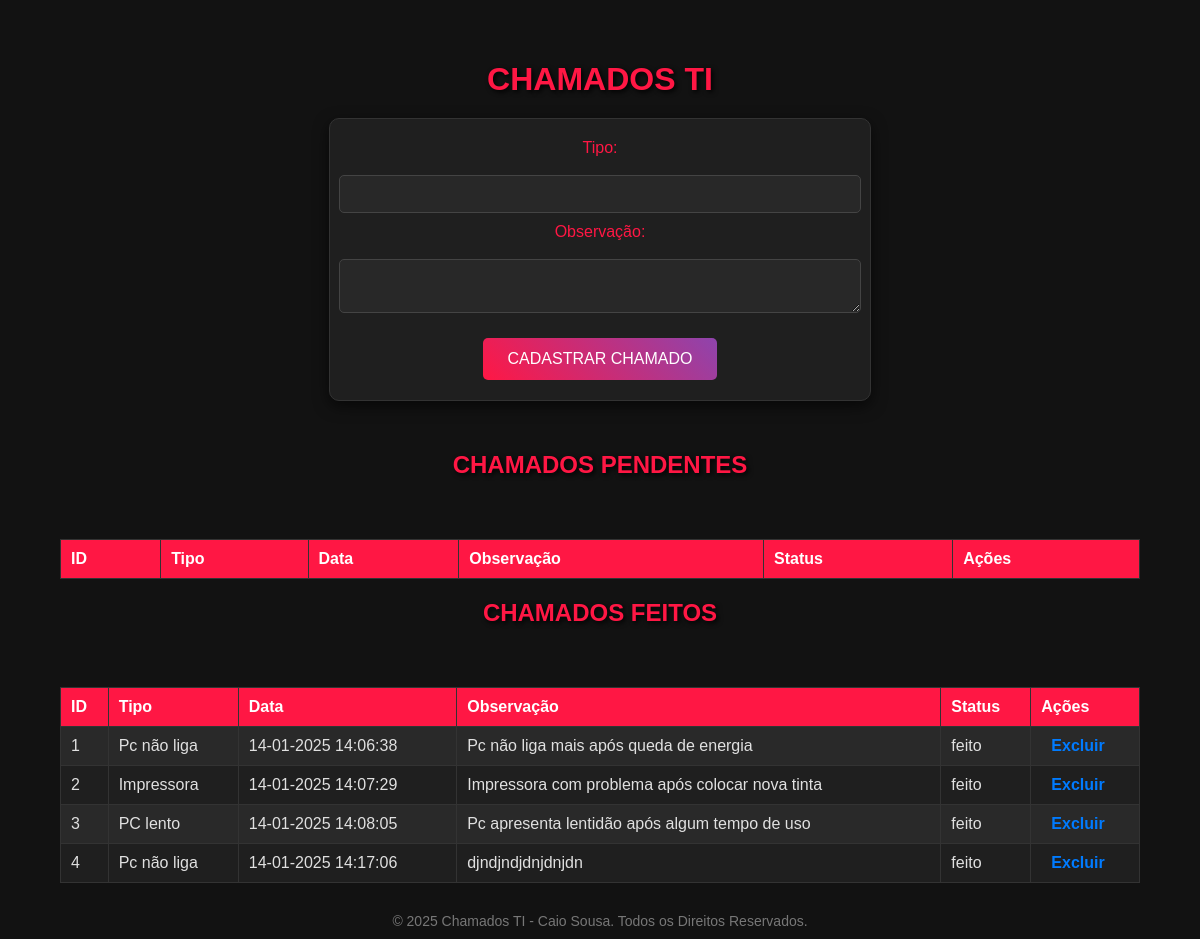
/chamados, run on the app's committed database.
### tables this page shows
CREATE TABLE chamados (
            id INTEGER PRIMARY KEY AUTOINCREMENT,
            tipo TEXT NOT NULL,
            data DATETIME NOT NULL,
            observacao TEXT NOT NULL,
            status TEXT NOT NULL DEFAULT 'pendente'
        );

### app.py (the view)
@app.route('/chamados')
def listar_chamados():
    conn = conectar_banco()
    cursor = conn.cursor()
    cursor.execute("SELECT * FROM chamados WHERE status = 'pendente'")
    chamados_pendentes = cursor.fetchall()
    cursor.execute("SELECT * FROM chamados WHERE status = 'feito'")
    chamados_feitos = cursor.fetchall()
    conn.close()
    return render_template('index.html', chamados_pendentes=chamados_pendentes, chamados_feitos=chamados_feitos)

### app.py (called while the page is built)
def conectar_banco():
    conn = sqlite3.connect('chamados.db')
    return conn

### templates/index.html (shortened to what this page needs)
<!DOCTYPE html>
<html lang="pt-br">
<head>
    <link rel="stylesheet" href="{{ url_for('static', filename='css/style.css') }}">
</head>
<body>
    <h1>Chamados TI</h1>
    <form action="/cadastrar" method="POST">
        <label for="tipo">Tipo:</label>
        <input type="text" id="tipo" name="tipo" required>
        <label for="observacao">Observação:</label>
        <textarea id="observacao" name="observacao"></textarea>
        <button type="submit">Cadastrar Chamado</button>
    </form>
    <h2>Chamados Pendentes</h2>
    <table>
        <tr>
            <th>ID</th>
            <th>Tipo</th>
            <th>Data</th>
            <th>Observação</th>
            <th>Status</th>
            <th>Ações</th>
        </tr>
    </table>
    <h2>Chamados Feitos</h2>
    <table>
        <tr>
            <th>ID</th>
            <th>Tipo</th>
            <th>Data</th>
            <th>Observação</th>
            <th>Status</th>
            <th>Ações</th>
        </tr>
        {% for chamado in chamados_feitos %}
        <tr>
            <td>{{ chamado[0] }}</td>
            <td>{{ chamado[1] }}</td>
            <td>{{ chamado[2] }}</td>
            <td>{{ chamado[3] }}</td>
            <td>{{ chamado[4] }}</td>
            <td>
                <a href="{{ url_for('excluir_chamado', chamado_id=chamado[0]) }}">Excluir</a>
            </td>
        </tr>
        {% endfor %}
    </table>
    <footer>
        <p>© 2025 Chamados TI - Caio Sousa. Todos os Direitos Reservados.</p>
    </footer>
</body>
</html>

### static/css/style.css (style rules this page uses)
body { font-family: 'RocknRoll One', sans-serif; background: #121212; color: #e0e0e0; margin: 0; padding: 0; display: flex; flex-direction: column; align-items: center; justify-content: flex-start; min-height: 100vh; background-image: url('https://www.toptal.com/designers/subtlepatterns/patterns/dark_metal.png'); background-size: cover; padding-top: 40px; }
h1, h2 { color: #ff1744; text-transform: uppercase; text-shadow: 2px 2px 5px black; margin-bottom: 20px; text-align: center; }
form { background: #1f1f1f; border: 1px solid #333; border-radius: 10px; padding: 20px; width: 80%; max-width: 500px; box-shadow: 0 5px 15px rgba(0, 0, 0, 0.6); display: flex; flex-direction: column; align-items: center; margin-bottom: 30px; }
label { font-size: 16px; margin-bottom: 8px; display: block; color: #ff1744; }
input[type="text"], textarea { width: 100%; padding: 10px; margin: 10px 0; border: 1px solid #444; border-radius: 5px; background: #282828; color: #e0e0e0; font-size: 14px; transition: 0.3s ease; }
button { background: linear-gradient(45deg, #ff1744, #8e44ad); color: white; border: none; padding: 12px 25px; text-transform: uppercase; cursor: pointer; font-size: 16px; border-radius: 5px; transition: 0.3s ease; margin-top: 15px; }
table { border-collapse: collapse; width: 90%; margin-top: 40px; background: #1f1f1f; border: 1px solid #333; text-align: center; }
th, td { border: 1px solid #333; text-align: left; padding: 10px; color: #e0e0e0; }
th { background: #ff1744; color: white; }
tr:nth-child(even) { background: #292929; }
a { color: #007BFF; text-decoration: none; font-weight: bold; margin-left: 10px; }
footer { margin-top: 20px; font-size: 14px; color: #777; text-align: center; }
footer p { margin: 0; padding: 10px; }

### data on the page
chamados: id "1", tipo "Pc não liga", data "14-01-2025 14:06:38", observacao "Pc não liga mais após queda de energia", status "feito"
chamados: id "2", tipo "Impressora", data "14-01-2025 14:07:29", observacao "Impressora com problema após colocar nova tinta", status "feito"
chamados: id "3", tipo "PC lento", data "14-01-2025 14:08:05", observacao "Pc apresenta lentidão após algum tempo de uso", status "feito"
chamados: id "4", tipo "Pc não liga", data "14-01-2025 14:17:06", observacao "djndjndjdnjdnjdn", status "feito"
